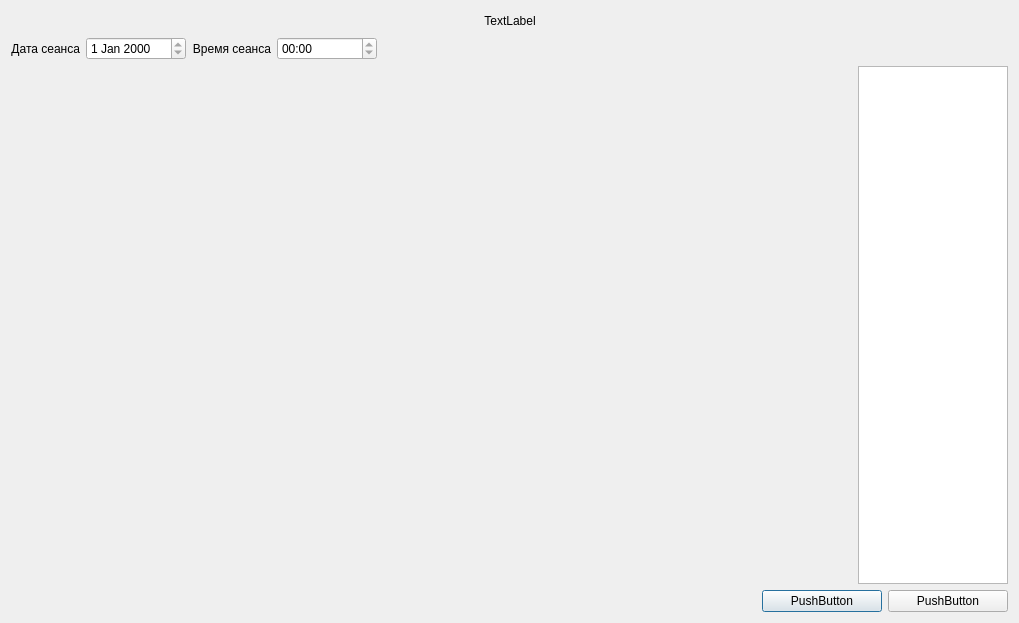
<?xml version="1.0" encoding="UTF-8"?>
<ui version="4.0">
 <class>ShowSessionDialog</class>
 <widget class="QDialog" name="ShowSessionDialog">
  <property name="geometry">
   <rect>
    <x>0</x>
    <y>0</y>
    <width>1019</width>
    <height>623</height>
   </rect>
  </property>
  <property name="windowTitle">
   <string>Dialog</string>
  </property>
  <layout class="QGridLayout" name="gridLayout">
   <item row="0" column="0">
    <layout class="QVBoxLayout" name="verticalLayout_3">
     <item>
      <layout class="QHBoxLayout" name="horizontalLayout_2">
       <item>
        <spacer name="horizontalSpacer_2">
         <property name="orientation">
          <enum>Qt::Horizontal</enum>
         </property>
         <property name="sizeHint" stdset="0">
          <size>
           <width>40</width>
           <height>20</height>
          </size>
         </property>
        </spacer>
       </item>
       <item>
        <widget class="QLabel" name="SessionName">
         <property name="text">
          <string>TextLabel</string>
         </property>
         <property name="alignment">
          <set>Qt::AlignCenter</set>
         </property>
        </widget>
       </item>
       <item>
        <spacer name="horizontalSpacer_3">
         <property name="orientation">
          <enum>Qt::Horizontal</enum>
         </property>
         <property name="sizeHint" stdset="0">
          <size>
           <width>40</width>
           <height>20</height>
          </size>
         </property>
        </spacer>
       </item>
      </layout>
     </item>
     <item>
      <layout class="QHBoxLayout" name="horizontalLayout">
       <item>
        <widget class="QLabel" name="dateSessionLabel">
         <property name="text">
          <string>Дата сеанса</string>
         </property>
         <property name="alignment">
          <set>Qt::AlignRight|Qt::AlignTrailing|Qt::AlignVCenter</set>
         </property>
        </widget>
       </item>
       <item>
        <widget class="QDateEdit" name="dateSessionEdit">
         <property name="minimumSize">
          <size>
           <width>100</width>
           <height>0</height>
          </size>
         </property>
         <property name="maximumSize">
          <size>
           <width>100</width>
           <height>16777215</height>
          </size>
         </property>
         <property name="readOnly">
          <bool>true</bool>
         </property>
        </widget>
       </item>
       <item>
        <widget class="QLabel" name="timeSessionLabel">
         <property name="text">
          <string>Время сеанса</string>
         </property>
         <property name="alignment">
          <set>Qt::AlignRight|Qt::AlignTrailing|Qt::AlignVCenter</set>
         </property>
        </widget>
       </item>
       <item>
        <widget class="QTimeEdit" name="timeSessionEdit">
         <property name="minimumSize">
          <size>
           <width>100</width>
           <height>0</height>
          </size>
         </property>
         <property name="maximumSize">
          <size>
           <width>100</width>
           <height>16777215</height>
          </size>
         </property>
         <property name="readOnly">
          <bool>true</bool>
         </property>
         <property name="displayFormat">
          <string>HH:mm</string>
         </property>
        </widget>
       </item>
       <item>
        <spacer name="horizontalSpacer">
         <property name="orientation">
          <enum>Qt::Horizontal</enum>
         </property>
         <property name="sizeHint" stdset="0">
          <size>
           <width>40</width>
           <height>20</height>
          </size>
         </property>
        </spacer>
       </item>
      </layout>
     </item>
    </layout>
   </item>
   <item row="1" column="0">
    <layout class="QHBoxLayout" name="horizontalLayout_3" stretch="1,0">
     <item>
      <layout class="QVBoxLayout" name="containerQml"/>
     </item>
     <item>
      <layout class="QVBoxLayout" name="verticalLayout_2">
       <item>
        <widget class="QListWidget" name="ticketsList">
         <property name="minimumSize">
          <size>
           <width>150</width>
           <height>0</height>
          </size>
         </property>
         <property name="maximumSize">
          <size>
           <width>150</width>
           <height>16777215</height>
          </size>
         </property>
        </widget>
       </item>
      </layout>
     </item>
    </layout>
   </item>
   <item row="2" column="0">
    <layout class="QHBoxLayout" name="horizontalLayout_4">
     <item>
      <spacer name="horizontalSpacer_4">
       <property name="orientation">
        <enum>Qt::Horizontal</enum>
       </property>
       <property name="sizeHint" stdset="0">
        <size>
         <width>40</width>
         <height>20</height>
        </size>
       </property>
      </spacer>
     </item>
     <item>
      <widget class="QPushButton" name="buyButton">
       <property name="minimumSize">
        <size>
         <width>120</width>
         <height>0</height>
        </size>
       </property>
       <property name="maximumSize">
        <size>
         <width>120</width>
         <height>16777215</height>
        </size>
       </property>
       <property name="text">
        <string>PushButton</string>
       </property>
      </widget>
     </item>
     <item>
      <widget class="QPushButton" name="cancelButton">
       <property name="minimumSize">
        <size>
         <width>120</width>
         <height>0</height>
        </size>
       </property>
       <property name="maximumSize">
        <size>
         <width>120</width>
         <height>16777215</height>
        </size>
       </property>
       <property name="text">
        <string>PushButton</string>
       </property>
      </widget>
     </item>
    </layout>
   </item>
  </layout>
 </widget>
 <resources/>
 <connections/>
</ui>
